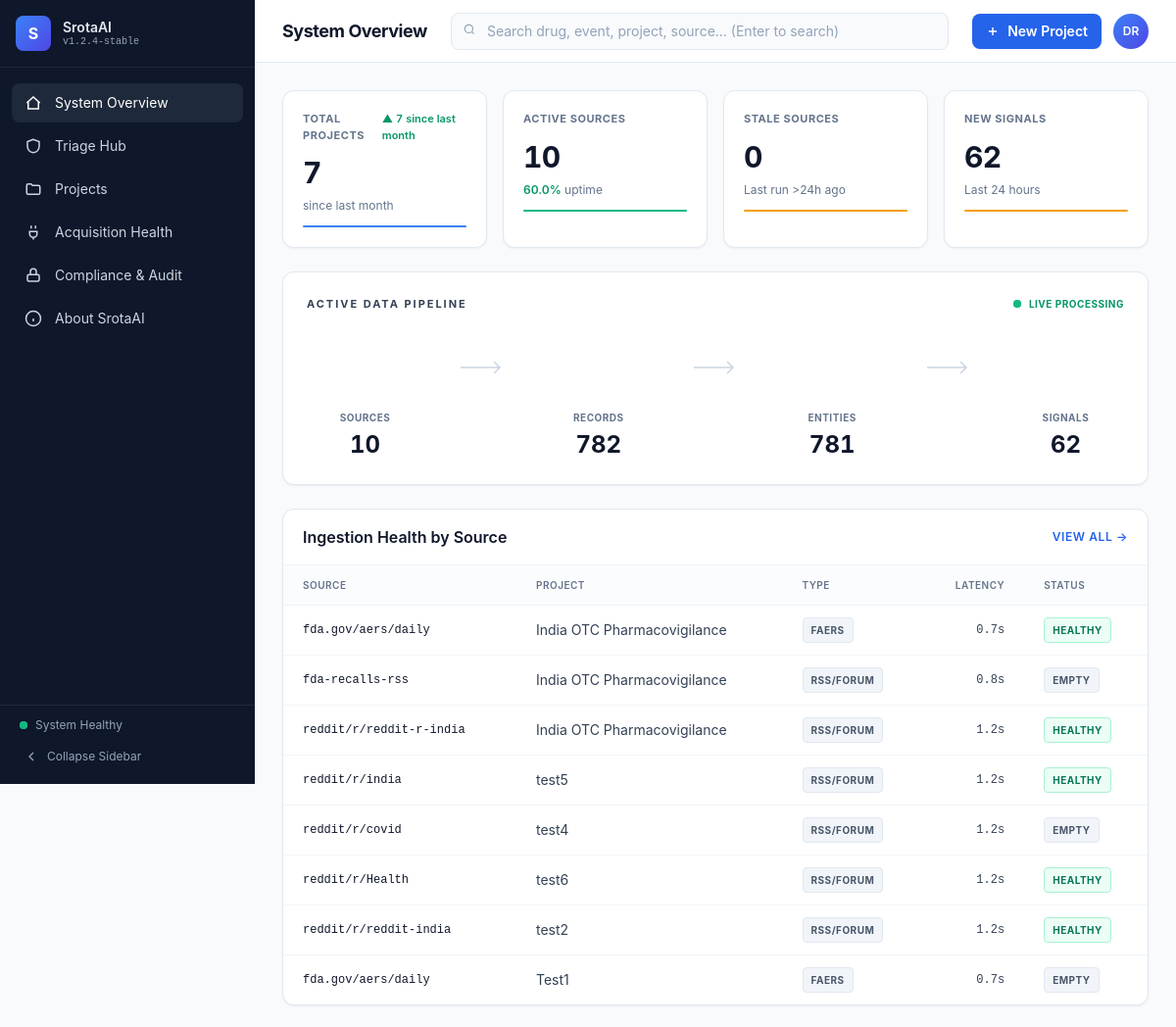
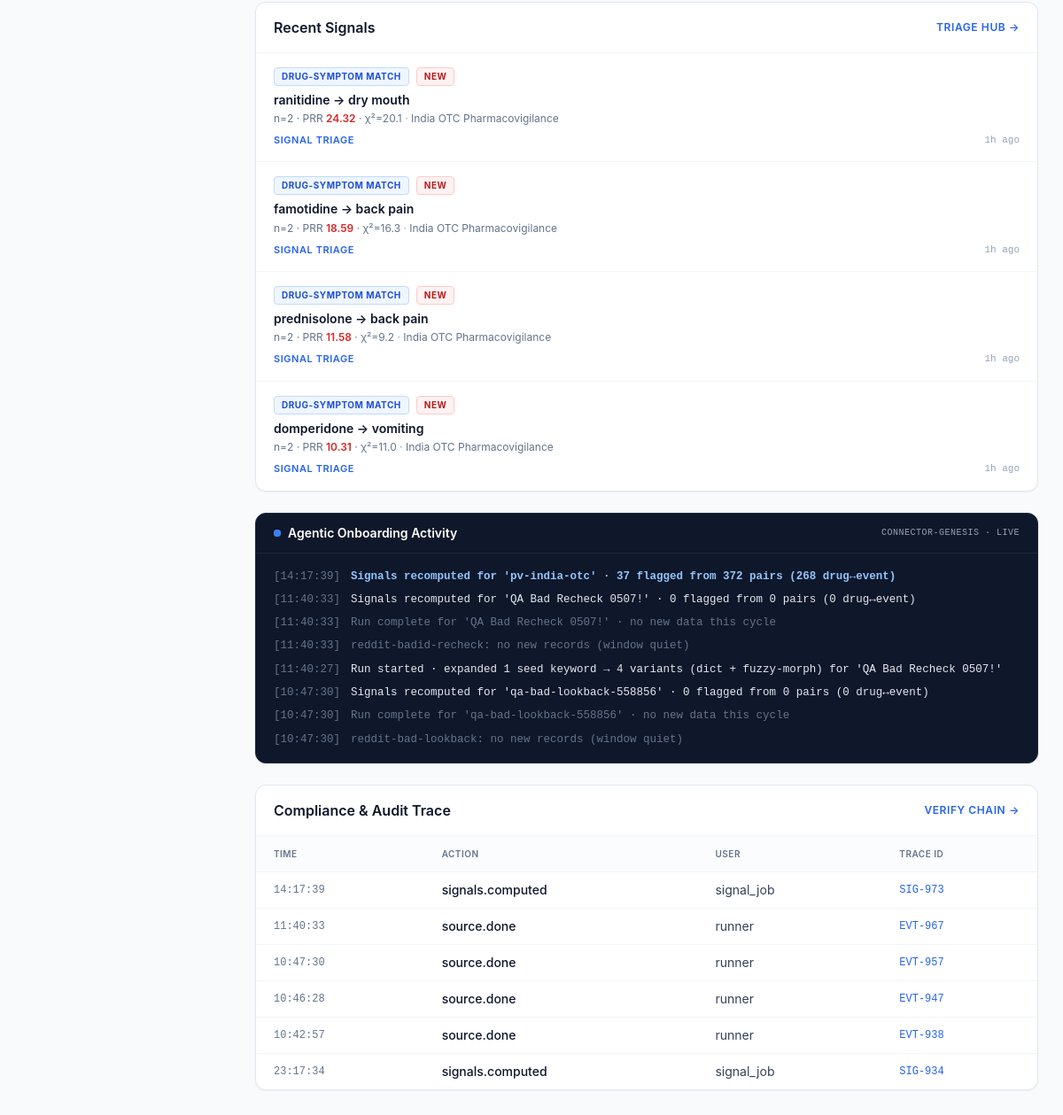
The page / on the database its author committed (2 pictures, top to bottom).
### tables this page shows
CREATE TABLE watermarks (
    source_id       INTEGER PRIMARY KEY REFERENCES sources(id) ON DELETE CASCADE,
    last_seen_id    TEXT,
    last_seen_ts    TEXT,                 -- ISO-8601 UTC
    last_run_at     TEXT,
    last_fetched    INTEGER NOT NULL DEFAULT 0,
    last_inserted   INTEGER NOT NULL DEFAULT 0
);

CREATE TABLE projects (
    id              TEXT PRIMARY KEY,
    name            TEXT NOT NULL,
    description     TEXT,
    keywords_json   TEXT NOT NULL,        -- JSON list[str]
    time_window_json TEXT NOT NULL,       -- JSON TimeWindow.to_dict()
    config_json     TEXT NOT NULL,        -- full Project._serialisable() snapshot
    created_at      TEXT NOT NULL,
    updated_at      TEXT NOT NULL
, status TEXT NOT NULL DEFAULT 'running', cadence TEXT NOT NULL DEFAULT 'daily', last_started_at TEXT, last_completed_at TEXT);

CREATE TABLE sources (
    id              INTEGER PRIMARY KEY AUTOINCREMENT,
    project_id      TEXT NOT NULL REFERENCES projects(id) ON DELETE CASCADE,
    name            TEXT NOT NULL,
    connector       TEXT NOT NULL,
    params_json     TEXT NOT NULL,
    latency         TEXT NOT NULL,
    time_window_json TEXT,
    enabled         INTEGER NOT NULL DEFAULT 1,
    created_at      TEXT NOT NULL,
    updated_at      TEXT NOT NULL,
    UNIQUE(project_id, name)
);

CREATE TABLE signals (
    id              INTEGER PRIMARY KEY AUTOINCREMENT,
    project_id      TEXT NOT NULL REFERENCES projects(id) ON DELETE CASCADE,
    drug            TEXT NOT NULL,
    event           TEXT NOT NULL,
    prr             REAL,
    chi2            REAL,
    ic              REAL,
    n               INTEGER,
    window_since    TEXT,
    window_until    TEXT,
    computed_at     TEXT NOT NULL,
    UNIQUE(project_id, drug, event, computed_at)
);

CREATE TABLE audit_log (
    id              INTEGER PRIMARY KEY AUTOINCREMENT,
    ts              TEXT NOT NULL,
    actor           TEXT NOT NULL,
    action          TEXT NOT NULL,
    target          TEXT,
    payload_json    TEXT,
    prev_hash       TEXT,
    hash            TEXT NOT NULL
);

### srotaai/web/app.py (the view)
@app.get("/")
def overview(request: Request):
    s = _store()
    try:
        ctx = _common("overview", s)
        ctx.update(
            page_title="System Overview",
            health=M.source_health(s, limit=8),
            recent=M.recent_signals(s, limit=4),
            audit=M.audit_tail(s, limit=6),
            agent_log=M.agent_log(s, limit=8),
        )
        return templates.TemplateResponse(request, "overview.html", ctx)
    finally:
        s.close()

### srotaai/web/templates/overview.html (shortened to what this page needs)
{% extends "base.html" %}
{% import "_macros.html" as ui %}
{% block content %}
<div class="grid grid-cols-1 sm:grid-cols-2 lg:grid-cols-4 gap-4">
  {{ ui.kpi_card('Total Projects', kpis.projects,
       sub_html='<span class="text-slate-500">since last month</span>',
       accent='blue',
       delta=kpis.projects_delta_str,
       delta_dir=kpis.projects_delta_dir) }}
  {{ ui.kpi_card('Active Sources', kpis.sources,
       sub_html='<span class="font-semibold text-emerald-600">' ~ kpis.uptime_str ~ '</span> uptime',
       accent='emerald') }}
  {{ ui.kpi_card('Stale Sources', kpis.stale,
       sub_html='Last run >24h ago',
       accent='amber') }}
  {{ ui.kpi_card('New Signals', kpis.new_signals,
       sub_html='Last 24 hours',
       accent='amber') }}
</div>
<div class="mt-6">
  {{ ui.pipeline_strip([
       ('Sources',  kpis.sources,
        '<svg viewBox="0 0 24 24" fill="none" stroke="white" stroke-width="1.5" class="w-8 h-8"><ellipse cx="12" cy="6" rx="8" ry="3"/><path d="M4 6v6c0 1.66 3.58 3 8 3s8-1.34 8-3V6"/><path d="M4 12v6c0 1.66 3.58 3 8 3s8-1.34 8-3v-6"/></svg>',
        'blue'),
       ('Records',  kpis.records_str,
        '<svg viewBox="0 0 24 24" fill="none" stroke="white" stroke-width="1.5" class="w-8 h-8"><rect x="3" y="3" width="7" height="7" rx="1"/><rect x="14" y="3" width="7" height="7" rx="1"/><rect x="3" y="14" width="7" height="7" rx="1"/><rect x="14" y="14" width="7" height="7" rx="1"/></svg>',
        'indigo'),
       ('Entities', kpis.entities_str,
        '<svg viewBox="0 0 24 24" fill="none" stroke="white" stroke-width="1.5" class="w-8 h-8"><rect x="2" y="7" width="20" height="14" rx="2"/><path d="M16 7V5a4 4 0 0 0-8 0v2"/><path d="M8 14h0M12 14h0M16 14h0"/></svg>',
        'violet'),
       ('Signals',  kpis.new_signals,
        '<svg viewBox="0 0 24 24" fill="none" stroke="white" stroke-width="1.5" class="w-8 h-8"><path d="M22 12h-4l-3 9L9 3l-3 9H2"/></svg>',
        'red'),
  ]) }}
</div>
<div class="mt-6 grid grid-cols-1 xl:grid-cols-5 gap-6">
  <section class="xl:col-span-3 bg-white border border-slate-200 rounded-xl shadow-sm">
    <header class="px-5 py-4 border-b border-slate-100 flex items-center justify-between">
      <h2 class="font-semibold text-slate-900">Ingestion Health by Source</h2>
      <a href="/sources" class="text-xs font-semibold uppercase tracking-wider text-blue-600 hover:text-blue-700">View All →</a>
    </header>
    {% if health %}
    <div class="overflow-x-auto">
    <table class="w-full text-sm">
      <thead class="text-[10px] uppercase tracking-wider text-slate-500 bg-slate-50/60">
        <tr>
          <th class="px-5 py-2.5 text-left font-semibold">Source</th>
          <th class="px-5 py-2.5 text-left font-semibold">Project</th>
          <th class="px-5 py-2.5 text-left font-semibold">Type</th>
          <th class="px-5 py-2.5 text-right font-semibold">Latency</th>
          <th class="px-5 py-2.5 text-left font-semibold">Status</th>
        </tr>
      </thead>
      <tbody>
        {% for h in health %}
        <tr class="border-t border-slate-100 hover:bg-slate-50/60">
          <td class="px-5 py-3 font-mono text-xs text-slate-900">{{ h.identifier }}</td>
          <td class="px-5 py-3 text-slate-700">{{ h.project_label }}</td>
          <td class="px-5 py-3">{{ ui.pill(h.type_label, 'gray') }}</td>
          <td class="px-5 py-3 text-right tabular-nums font-mono text-xs text-slate-700">{{ h.latency_ms }}</td>
          <td class="px-5 py-3">{{ ui.pill(h.status, h.status_color) }}</td>
        </tr>
        {% endfor %}
      </tbody>
    </table>
    </div>
    {% else %}
    <div class="p-6">{{ ui.empty_state('No sources yet', 'Add a connector to start ingestion.') }}</div>
    {% endif %}
  </section>
  <section class="xl:col-span-2 bg-white border border-slate-200 rounded-xl shadow-sm">
    <header class="px-5 py-4 border-b border-slate-100 flex items-center justify-between">
      <h2 class="font-semibold text-slate-900">Recent Signals</h2>
      <a href="/signals" class="text-xs font-semibold uppercase tracking-wider text-blue-600 hover:text-blue-700">Triage Hub →</a>
    </header>
    {% if recent %}
    <ul class="divide-y divide-slate-100">
      {% for s in recent %}
      <li class="px-5 py-4">
        <div class="flex items-center gap-2 mb-1.5">
          {{ ui.pill(s.kicker, s.kicker_color) }}
          {% if s.is_new %}{{ ui.pill('NEW', 'red') }}{% endif %}
        </div>
        <div class="font-semibold text-slate-900 text-sm leading-snug">{{ s.title }}</div>
        <div class="mt-1 text-xs text-slate-500">{{ s.subtitle|safe }}</div>
        <div class="mt-2 flex items-center justify-between text-[11px]">
          <a href="/signals" class="font-semibold uppercase tracking-wider text-blue-600 hover:text-blue-700">{{ s.action_label }}</a>
          <span class="text-slate-400 font-mono">{{ s.ago }}</span>
        </div>
      </li>
      {% endfor %}
    </ul>
    {% else %}
    <div class="p-6">{{ ui.empty_state('No signals yet', 'Run a project to compute disproportionality.') }}</div>
    {% endif %}
  </section>
</div>
<section class="mt-6 bg-ink text-slate-200 border border-slate-800 rounded-xl shadow-sm overflow-hidden">
  <header class="px-5 py-3 border-b border-slate-800 flex items-center justify-between">
    <div class="flex items-center gap-2">
      <span class="relative flex h-2 w-2">
        <span class="relative inline-flex rounded-full h-2 w-2 bg-blue-500"></span>
      </span>
      <h2 class="font-semibold text-white text-sm">Agentic Onboarding Activity</h2>
    </div>
    <span class="text-[10px] font-mono text-slate-400 uppercase tracking-wider">connector-genesis · live</span>
  </header>
  <div class="px-5 py-4 font-mono text-[12.5px] leading-relaxed space-y-1.5 max-h-64 overflow-y-auto">
    {% for line in agent_log %}
      <div class="flex gap-3">
        <span class="text-slate-500 shrink-0">[{{ line.ts }}]</span>
        <span class="
          {% if line.level=='ready'   %}text-blue-300 font-semibold{% endif %}
          {% if line.level=='info'    %}text-slate-200{% endif %}
          {% if line.level=='muted'   %}text-slate-500{% endif %}
        ">{{ line.text }}</span>
      </div>
    {% else %}
      <div class="text-slate-500">No agent activity recorded.</div>
    {% endfor %}
  </div>
</section>
<section class="mt-6 bg-white border border-slate-200 rounded-xl shadow-sm">
  <header class="px-5 py-4 border-b border-slate-100 flex items-center justify-between">
    <h2 class="font-semibold text-slate-900">Compliance & Audit Trace</h2>
    <a href="/compliance" class="text-xs font-semibold uppercase tracking-wider text-blue-600 hover:text-blue-700">Verify Chain →</a>
  </header>
  <table class="w-full text-sm">
    <thead class="text-[10px] uppercase tracking-wider text-slate-500 bg-slate-50/60">
      <tr>
        <th class="px-5 py-2.5 text-left font-semibold">Time</th>
        <th class="px-5 py-2.5 text-left font-semibold">Action</th>
        <th class="px-5 py-2.5 text-left font-semibold">User</th>
        <th class="px-5 py-2.5 text-left font-semibold">Trace ID</th>
      </tr>
    </thead>
    <tbody>
      {% for a in audit %}
      <tr class="border-t border-slate-100 hover:bg-slate-50/60">
        <td class="px-5 py-2.5 font-mono text-xs text-slate-500">{{ a.time }}</td>
        <td class="px-5 py-2.5 font-medium text-slate-900">{{ a.action }}</td>
        <td class="px-5 py-2.5 text-slate-700">{{ a.user }}</td>
        <td class="px-5 py-2.5 font-mono text-xs text-blue-600">{{ a.trace }}</td>
      </tr>
      {% else %}
      <tr><td colspan="4" class="px-5 py-6 text-center text-slate-500">No audit events yet.</td></tr>
      {% endfor %}
    </tbody>
  </table>
</section>
{% endblock %}

### srotaai/web/templates/_macros.html (shortened to what this page needs)
{% macro kpi_card(label, value, sub_html='', accent='blue', delta=None, delta_dir='up') %}
<div class="bg-white border border-slate-200 rounded-xl p-5 shadow-sm">
  <div class="flex items-start justify-between">
    <div class="text-[11px] font-bold uppercase tracking-wider text-slate-500">{{ label }}</div>
    {% if delta is not none %}
    <span class="inline-flex items-center gap-0.5 text-[11px] font-semibold tabular-nums
      {% if delta_dir=='up'   %}text-emerald-600{% endif %}
      {% if delta_dir=='flat' %}text-slate-500{% endif %}">
      {% if delta_dir=='up' %}▲{% elif delta_dir=='down' %}▼{% else %}■{% endif %} {{ delta }}
    </span>
    {% endif %}
  </div>
  <div class="mt-3 text-3xl font-bold text-slate-900 tabular-nums tracking-tight truncate" title="{{ value }}">{{ value }}</div>
  {% if sub_html %}<div class="mt-2 text-xs text-slate-500 truncate">{{ sub_html|safe }}</div>{% endif %}
  <div class="mt-3 h-0.5 rounded
    {% if accent=='blue'    %}bg-blue-500{% endif %}
    {% if accent=='emerald' %}bg-emerald-500{% endif %}
    {% if accent=='amber'   %}bg-amber-500{% endif %}
    {% if accent=='indigo'  %}bg-indigo-500{% endif %}"></div>
</div>
{% endmacro %}
{% macro pill(label, color='gray') %}
<span class="inline-flex items-center text-[10px] font-bold uppercase tracking-wider px-2 py-0.5 rounded
  {% if color=='red'     %}bg-red-50 text-red-700 border border-red-200{% endif %}
  {% if color=='blue'    %}bg-blue-50 text-blue-700 border border-blue-200{% endif %}
  {% if color=='green'   %}bg-emerald-50 text-emerald-700 border border-emerald-200{% endif %}
  {% if color=='gray'    %}bg-slate-100 text-slate-600 border border-slate-200{% endif %}
  ">{{ label }}</span>
{% endmacro %}
{% macro pipeline_strip(stages) %}
<section class="bg-white border border-slate-200 rounded-xl shadow-sm p-6">
  <div class="flex items-center justify-between mb-6">
    <h2 class="text-[11px] font-bold uppercase tracking-[0.18em] text-slate-700">Active Data Pipeline</h2>
    <div class="inline-flex items-center gap-2 text-[10px] font-bold uppercase tracking-wider text-emerald-600 whitespace-nowrap">
      <span class="relative flex h-2 w-2">
        <span class="relative inline-flex rounded-full h-2 w-2 bg-emerald-500"></span>
      </span>
      Live Processing
    </div>
  </div>
  {% set ncols = stages|length * 2 - 1 %}
  <div class="grid items-start gap-x-4" style="grid-template-columns: repeat({{ ncols }}, minmax(0, 1fr));">
    {% for label, value, icon_svg, color in stages %}
      <div class="flex justify-center">
      </div>
      {% if not loop.last %}
        <div class="flex items-center justify-center h-16 text-slate-300">
          <svg width="48" height="16" viewBox="0 0 48 16" fill="none" stroke="currentColor" stroke-width="1.5">
            <path d="M2 8h40M36 2l6 6-6 6"/>
          </svg>
        </div>
      {% endif %}
    {% endfor %}
    {% for label, value, icon_svg, color in stages %}
      <div class="text-center mt-3 text-[10px] font-bold uppercase tracking-wider text-slate-500">{{ label }}</div>
    {% endfor %}
    {% for label, value, icon_svg, color in stages %}
      <div class="text-center mt-1 text-2xl font-bold tabular-nums text-slate-900">{{ value }}</div>
    {% endfor %}
  </div>
</section>
{% endmacro %}

### rows shown on the page
watermarks: identifier "fda.gov/aers/daily", project_label "India OTC Pharmacovigilance", label "FAERS HEALTHY", latency_ms "0.7s"
watermarks: identifier "fda-recalls-rss", project_label "India OTC Pharmacovigilance", label "RSS/FORUM EMPTY", latency_ms "0.8s"
watermarks: identifier "reddit/r/reddit-r-india", project_label "India OTC Pharmacovigilance", label "RSS/FORUM HEALTHY", latency_ms "1.2s"
watermarks: identifier "reddit/r/india", project_label "test5", label "RSS/FORUM HEALTHY", latency_ms "1.2s"
watermarks: identifier "reddit/r/covid", project_label "test4", label "RSS/FORUM EMPTY", latency_ms "1.2s"
watermarks: identifier "reddit/r/Health", project_label "test6", label "RSS/FORUM HEALTHY", latency_ms "1.2s"
watermarks: identifier "reddit/r/reddit-india", project_label "test2", label "RSS/FORUM HEALTHY", latency_ms "1.2s"
watermarks: identifier "fda.gov/aers/daily", project_label "Test1", label "FAERS EMPTY", latency_ms "0.7s"
signals: label "DRUG-SYMPTOM MATCH NEW", title "ranitidine → dry mouth", subtitle "n=2 · PRR 24.32 · χ²=20.1 · India OTC Pharmacovigilance", action_label "SIGNAL TRIAGE", ago "1h ago"
signals: label "DRUG-SYMPTOM MATCH NEW", title "famotidine → back pain", subtitle "n=2 · PRR 18.59 · χ²=16.3 · India OTC Pharmacovigilance", action_label "SIGNAL TRIAGE", ago "1h ago"
signals: label "DRUG-SYMPTOM MATCH NEW", title "prednisolone → back pain", subtitle "n=2 · PRR 11.58 · χ²=9.2 · India OTC Pharmacovigilance", action_label "SIGNAL TRIAGE", ago "1h ago"
signals: label "DRUG-SYMPTOM MATCH NEW", title "domperidone → vomiting", subtitle "n=2 · PRR 10.31 · χ²=11.0 · India OTC Pharmacovigilance", action_label "SIGNAL TRIAGE", ago "1h ago"
audit_log: time "14:17:39", action "signals.computed", user "signal_job", trace "SIG-973"
audit_log: time "11:40:33", action "source.done", user "runner", trace "EVT-967"
audit_log: time "10:47:30", action "source.done", user "runner", trace "EVT-957"
audit_log: time "10:46:28", action "source.done", user "runner", trace "EVT-947"
audit_log: time "10:42:57", action "source.done", user "runner", trace "EVT-938"
audit_log: time "23:17:34", action "signals.computed", user "signal_job", trace "SIG-934"

### other values the page prints
{{ label }} "System Overview" "Triage Hub" "Projects" "Acquisition Health" "Compliance & Audit" "About SrotaAI"
{{ page_title or "System Overview" }} "System Overview"
{{ label }} "TOTAL PROJECTS ACTIVE SOURCES STALE SOURCES NEW SIGNALS"
{{ delta }} "7 since last month"
{{ value }} "7 10 0 62"
{{ sub_html|safe }} "since last month 60.0% uptime Last run >24h ago Last 24 hours"
{{ label }} "SOURCES" "RECORDS" "ENTITIES" "SIGNALS"
{{ value }} "10" "782" "781" "62"
{{ line.ts }} "14:17:39" "11:40:33" "11:40:33" "11:40:33" "11:40:27" "10:47:30" "10:47:30" "10:47:30"
{{ line.text }} "Signals recomputed for 'pv-india-otc' · 37 flagged from 372 pairs (268 drug↔event)" "Signals recomputed for 'QA Bad Recheck 0507!' · 0 flagged from 0 pairs (0 drug↔event)" "Run complete for 'QA Bad Recheck 0507!' · no new data this cycle" "reddit-badid-recheck: no new records (window quiet)" "Run started · expanded 1 seed keyword → 4 variants (dict + fuzzy-morph) for 'QA Bad Recheck 0507!'" "Signals recomputed for 'qa-bad-lookback-558856' · 0 flagged from 0 pairs (0 drug↔event)" "Run complete for 'qa-bad-lookback-558856' · no new data this cycle" "reddit-bad-lookback: no new records (window quiet)"
